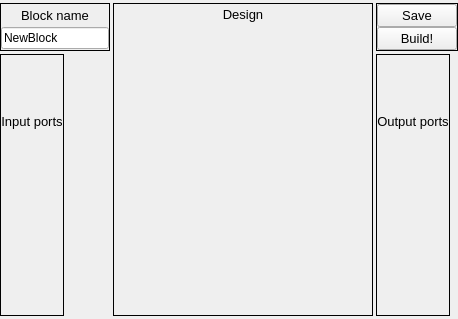
<?xml version="1.0" encoding="UTF-8"?>
<ui version="4.0">
 <class>CompEditor</class>
 <widget class="QWidget" name="CompEditor">
  <property name="geometry">
   <rect>
    <x>0</x>
    <y>0</y>
    <width>458</width>
    <height>319</height>
   </rect>
  </property>
  <layout class="QVBoxLayout" name="verticalLayout_2">
   <property name="spacing">
    <number>0</number>
   </property>
   <property name="leftMargin">
    <number>0</number>
   </property>
   <property name="topMargin">
    <number>0</number>
   </property>
   <property name="rightMargin">
    <number>0</number>
   </property>
   <property name="bottomMargin">
    <number>0</number>
   </property>
   <item>
    <layout class="QGridLayout" name="gridLayout">
     <property name="topMargin">
      <number>3</number>
     </property>
     <property name="bottomMargin">
      <number>3</number>
     </property>
     <property name="spacing">
      <number>3</number>
     </property>
     <item row="1" column="2">
      <widget class="QFrame" name="buttonFrame">
       <property name="sizePolicy">
        <sizepolicy hsizetype="Preferred" vsizetype="Fixed">
         <horstretch>0</horstretch>
         <verstretch>0</verstretch>
        </sizepolicy>
       </property>
       <property name="frameShape">
        <enum>QFrame::Box</enum>
       </property>
       <property name="frameShadow">
        <enum>QFrame::Plain</enum>
       </property>
       <layout class="QVBoxLayout" name="verticalLayout_3">
        <property name="spacing">
         <number>0</number>
        </property>
        <property name="leftMargin">
         <number>0</number>
        </property>
        <property name="topMargin">
         <number>0</number>
        </property>
        <property name="rightMargin">
         <number>0</number>
        </property>
        <property name="bottomMargin">
         <number>0</number>
        </property>
        <item>
         <widget class="QPushButton" name="saveButton">
          <property name="sizePolicy">
           <sizepolicy hsizetype="Minimum" vsizetype="Preferred">
            <horstretch>0</horstretch>
            <verstretch>0</verstretch>
           </sizepolicy>
          </property>
          <property name="font">
           <font>
            <pointsize>10</pointsize>
           </font>
          </property>
          <property name="text">
           <string>Save</string>
          </property>
         </widget>
        </item>
        <item>
         <widget class="QPushButton" name="buildButton">
          <property name="sizePolicy">
           <sizepolicy hsizetype="Minimum" vsizetype="Preferred">
            <horstretch>0</horstretch>
            <verstretch>0</verstretch>
           </sizepolicy>
          </property>
          <property name="font">
           <font>
            <pointsize>10</pointsize>
            <weight>50</weight>
            <bold>false</bold>
           </font>
          </property>
          <property name="text">
           <string>Build!</string>
          </property>
         </widget>
        </item>
       </layout>
      </widget>
     </item>
     <item row="2" column="0" rowspan="2">
      <widget class="QFrame" name="inputFrame">
       <property name="sizePolicy">
        <sizepolicy hsizetype="Maximum" vsizetype="Expanding">
         <horstretch>0</horstretch>
         <verstretch>0</verstretch>
        </sizepolicy>
       </property>
       <property name="toolTip">
        <string>Name of this block</string>
       </property>
       <property name="frameShape">
        <enum>QFrame::Box</enum>
       </property>
       <property name="frameShadow">
        <enum>QFrame::Plain</enum>
       </property>
       <layout class="QVBoxLayout" name="verticalLayout_4">
        <property name="spacing">
         <number>3</number>
        </property>
        <property name="leftMargin">
         <number>0</number>
        </property>
        <property name="topMargin">
         <number>3</number>
        </property>
        <property name="rightMargin">
         <number>0</number>
        </property>
        <property name="bottomMargin">
         <number>0</number>
        </property>
        <item>
         <widget class="QLabel" name="inputLabel">
          <property name="font">
           <font>
            <pointsize>10</pointsize>
           </font>
          </property>
          <property name="text">
           <string>Input ports</string>
          </property>
          <property name="alignment">
           <set>Qt::AlignCenter</set>
          </property>
         </widget>
        </item>
        <item>
         <widget class="VariableEditor" name="inputEditor" native="true">
          <property name="sizePolicy">
           <sizepolicy hsizetype="Maximum" vsizetype="Preferred">
            <horstretch>0</horstretch>
            <verstretch>0</verstretch>
           </sizepolicy>
          </property>
          <property name="maximumSize">
           <size>
            <width>300</width>
            <height>16777215</height>
           </size>
          </property>
          <property name="styleSheet">
           <string notr="true">border-left: none; border-right: none; border-bottom: none</string>
          </property>
         </widget>
        </item>
       </layout>
      </widget>
     </item>
     <item row="2" column="2" rowspan="2">
      <widget class="QFrame" name="outputFrame">
       <property name="sizePolicy">
        <sizepolicy hsizetype="Maximum" vsizetype="Expanding">
         <horstretch>0</horstretch>
         <verstretch>0</verstretch>
        </sizepolicy>
       </property>
       <property name="frameShape">
        <enum>QFrame::Box</enum>
       </property>
       <property name="frameShadow">
        <enum>QFrame::Plain</enum>
       </property>
       <layout class="QVBoxLayout" name="verticalLayout_7">
        <property name="spacing">
         <number>3</number>
        </property>
        <property name="leftMargin">
         <number>0</number>
        </property>
        <property name="topMargin">
         <number>3</number>
        </property>
        <property name="rightMargin">
         <number>0</number>
        </property>
        <property name="bottomMargin">
         <number>0</number>
        </property>
        <item>
         <widget class="QLabel" name="outputLabel">
          <property name="font">
           <font>
            <pointsize>10</pointsize>
           </font>
          </property>
          <property name="text">
           <string>Output ports</string>
          </property>
          <property name="alignment">
           <set>Qt::AlignCenter</set>
          </property>
         </widget>
        </item>
        <item>
         <widget class="VariableEditor" name="outputEditor" native="true">
          <property name="sizePolicy">
           <sizepolicy hsizetype="Maximum" vsizetype="Preferred">
            <horstretch>0</horstretch>
            <verstretch>0</verstretch>
           </sizepolicy>
          </property>
          <property name="maximumSize">
           <size>
            <width>300</width>
            <height>16777215</height>
           </size>
          </property>
          <property name="styleSheet">
           <string notr="true">border-left: none; border-right: none; border-bottom: none</string>
          </property>
         </widget>
        </item>
       </layout>
      </widget>
     </item>
     <item row="1" column="0">
      <widget class="QFrame" name="nameFrame">
       <property name="frameShape">
        <enum>QFrame::Box</enum>
       </property>
       <property name="frameShadow">
        <enum>QFrame::Plain</enum>
       </property>
       <layout class="QVBoxLayout" name="verticalLayout_5">
        <property name="spacing">
         <number>3</number>
        </property>
        <property name="leftMargin">
         <number>0</number>
        </property>
        <property name="topMargin">
         <number>3</number>
        </property>
        <property name="rightMargin">
         <number>0</number>
        </property>
        <property name="bottomMargin">
         <number>0</number>
        </property>
        <item>
         <widget class="QLabel" name="nameLabel">
          <property name="sizePolicy">
           <sizepolicy hsizetype="Preferred" vsizetype="Maximum">
            <horstretch>0</horstretch>
            <verstretch>0</verstretch>
           </sizepolicy>
          </property>
          <property name="font">
           <font>
            <pointsize>10</pointsize>
            <weight>50</weight>
            <bold>false</bold>
           </font>
          </property>
          <property name="text">
           <string>Block name</string>
          </property>
          <property name="alignment">
           <set>Qt::AlignCenter</set>
          </property>
         </widget>
        </item>
        <item>
         <widget class="QLineEdit" name="nameEditor">
          <property name="sizePolicy">
           <sizepolicy hsizetype="Minimum" vsizetype="Maximum">
            <horstretch>0</horstretch>
            <verstretch>0</verstretch>
           </sizepolicy>
          </property>
          <property name="text">
           <string>NewBlock</string>
          </property>
         </widget>
        </item>
       </layout>
      </widget>
     </item>
     <item row="1" column="1" rowspan="3">
      <widget class="QFrame" name="designFrame">
       <property name="sizePolicy">
        <sizepolicy hsizetype="Preferred" vsizetype="Expanding">
         <horstretch>0</horstretch>
         <verstretch>0</verstretch>
        </sizepolicy>
       </property>
       <property name="frameShape">
        <enum>QFrame::Box</enum>
       </property>
       <property name="frameShadow">
        <enum>QFrame::Plain</enum>
       </property>
       <layout class="QVBoxLayout" name="verticalLayout">
        <property name="spacing">
         <number>3</number>
        </property>
        <property name="leftMargin">
         <number>0</number>
        </property>
        <property name="topMargin">
         <number>3</number>
        </property>
        <property name="rightMargin">
         <number>0</number>
        </property>
        <property name="bottomMargin">
         <number>0</number>
        </property>
        <item>
         <widget class="QLabel" name="designLabel">
          <property name="sizePolicy">
           <sizepolicy hsizetype="Preferred" vsizetype="Maximum">
            <horstretch>0</horstretch>
            <verstretch>0</verstretch>
           </sizepolicy>
          </property>
          <property name="font">
           <font>
            <pointsize>10</pointsize>
           </font>
          </property>
          <property name="text">
           <string>Design</string>
          </property>
          <property name="alignment">
           <set>Qt::AlignCenter</set>
          </property>
         </widget>
        </item>
        <item>
         <widget class="ConnectionDesigner" name="designer" native="true"/>
        </item>
       </layout>
      </widget>
     </item>
    </layout>
   </item>
  </layout>
 </widget>
 <customwidgets>
  <customwidget>
   <class>ConnectionDesigner</class>
   <extends>QWidget</extends>
   <header>connectiondesigner.h</header>
   <container>1</container>
  </customwidget>
  <customwidget>
   <class>VariableEditor</class>
   <extends>QWidget</extends>
   <header>variableeditor.h</header>
   <container>1</container>
  </customwidget>
 </customwidgets>
 <resources/>
 <connections>
  <connection>
   <sender>saveButton</sender>
   <signal>clicked()</signal>
   <receiver>CompEditor</receiver>
   <slot>saveWork()</slot>
   <hints>
    <hint type="sourcelabel">
     <x>415</x>
     <y>15</y>
    </hint>
    <hint type="destinationlabel">
     <x>228</x>
     <y>159</y>
    </hint>
   </hints>
  </connection>
  <connection>
   <sender>buildButton</sender>
   <signal>clicked()</signal>
   <receiver>CompEditor</receiver>
   <slot>buildWork()</slot>
   <hints>
    <hint type="sourcelabel">
     <x>415</x>
     <y>39</y>
    </hint>
    <hint type="destinationlabel">
     <x>228</x>
     <y>159</y>
    </hint>
   </hints>
  </connection>
 </connections>
 <slots>
  <slot>buildWork()</slot>
  <slot>saveWork()</slot>
 </slots>
</ui>
